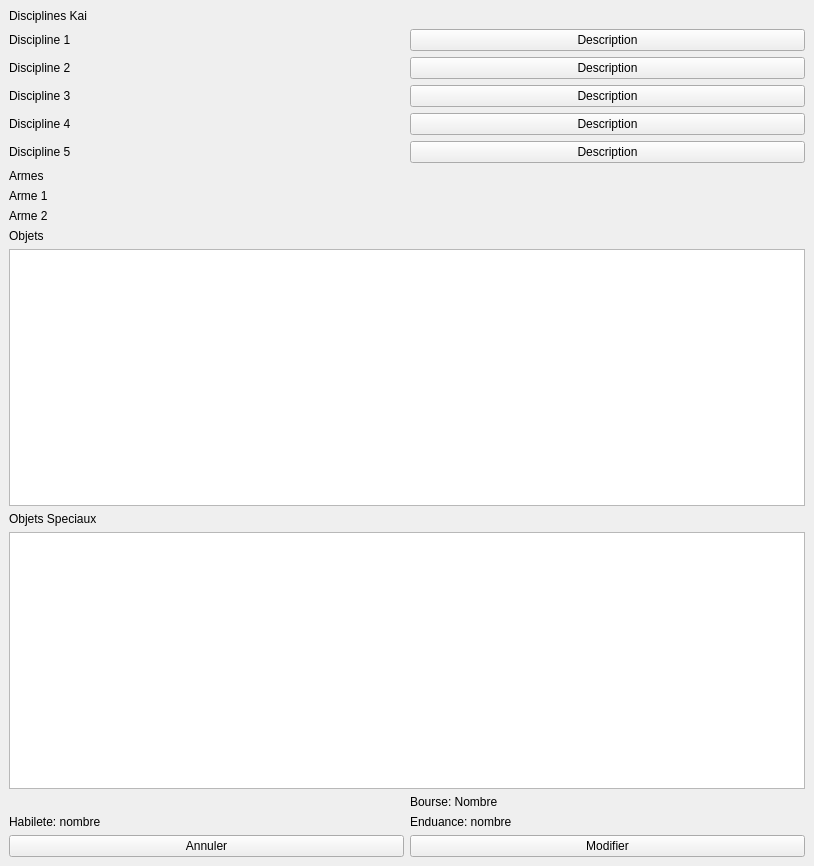
<?xml version="1.0" encoding="UTF-8"?>
<ui version="4.0">
 <class>MainWindow</class>
 <widget class="QMainWindow" name="MainWindow">
  <property name="geometry">
   <rect>
    <x>0</x>
    <y>0</y>
    <width>814</width>
    <height>866</height>
   </rect>
  </property>
  <property name="windowTitle">
   <string>MainWindow</string>
  </property>
  <widget class="QWidget" name="centralwidget">
   <layout class="QGridLayout" name="gridLayout_2">
    <item row="4" column="0">
     <widget class="QLabel" name="label_4">
      <property name="text">
       <string>Discipline 4</string>
      </property>
     </widget>
    </item>
    <item row="3" column="0">
     <widget class="QLabel" name="label_3">
      <property name="text">
       <string>Discipline 3</string>
      </property>
     </widget>
    </item>
    <item row="14" column="0">
     <widget class="QLabel" name="label_11">
      <property name="text">
       <string>Habilete: nombre</string>
      </property>
     </widget>
    </item>
    <item row="2" column="1">
     <widget class="QPushButton" name="pushButton_2">
      <property name="text">
       <string>Description</string>
      </property>
     </widget>
    </item>
    <item row="2" column="0">
     <widget class="QLabel" name="label_2">
      <property name="text">
       <string>Discipline 2</string>
      </property>
     </widget>
    </item>
    <item row="1" column="0">
     <widget class="QLabel" name="label">
      <property name="text">
       <string>Discipline 1</string>
      </property>
     </widget>
    </item>
    <item row="15" column="0">
     <widget class="QPushButton" name="pushButton_6">
      <property name="text">
       <string>Annuler</string>
      </property>
     </widget>
    </item>
    <item row="7" column="0" colspan="2">
     <widget class="QLabel" name="label_8">
      <property name="text">
       <string>Arme 1</string>
      </property>
     </widget>
    </item>
    <item row="4" column="1">
     <widget class="QPushButton" name="pushButton_4">
      <property name="text">
       <string>Description</string>
      </property>
     </widget>
    </item>
    <item row="8" column="0">
     <widget class="QLabel" name="label_9">
      <property name="text">
       <string>Arme 2</string>
      </property>
     </widget>
    </item>
    <item row="14" column="1">
     <widget class="QLabel" name="label_12">
      <property name="text">
       <string>Enduance: nombre</string>
      </property>
     </widget>
    </item>
    <item row="15" column="1">
     <widget class="QPushButton" name="pushButton_7">
      <property name="text">
       <string>Modifier</string>
      </property>
     </widget>
    </item>
    <item row="11" column="0">
     <widget class="QLabel" name="label_20">
      <property name="text">
       <string>Objets Speciaux</string>
      </property>
     </widget>
    </item>
    <item row="1" column="1">
     <widget class="QPushButton" name="pushButton">
      <property name="text">
       <string>Description</string>
      </property>
     </widget>
    </item>
    <item row="5" column="1">
     <widget class="QPushButton" name="pushButton_5">
      <property name="text">
       <string>Description</string>
      </property>
     </widget>
    </item>
    <item row="3" column="1">
     <widget class="QPushButton" name="pushButton_3">
      <property name="text">
       <string>Description</string>
      </property>
     </widget>
    </item>
    <item row="13" column="1">
     <widget class="QLabel" name="label_18">
      <property name="text">
       <string>Bourse: Nombre</string>
      </property>
     </widget>
    </item>
    <item row="9" column="0">
     <widget class="QLabel" name="label_10">
      <property name="text">
       <string>Objets</string>
      </property>
     </widget>
    </item>
    <item row="5" column="0">
     <widget class="QLabel" name="label_5">
      <property name="text">
       <string>Discipline 5</string>
      </property>
     </widget>
    </item>
    <item row="0" column="0" colspan="2">
     <widget class="QLabel" name="label_6">
      <property name="text">
       <string>Disciplines Kai</string>
      </property>
     </widget>
    </item>
    <item row="6" column="0" colspan="2">
     <widget class="QLabel" name="label_7">
      <property name="text">
       <string>Armes</string>
      </property>
     </widget>
    </item>
    <item row="12" column="0" colspan="2">
     <widget class="QPlainTextEdit" name="plainTextEdit_2"/>
    </item>
    <item row="10" column="0" colspan="2">
     <widget class="QPlainTextEdit" name="plainTextEdit"/>
    </item>
   </layout>
  </widget>
 </widget>
 <resources/>
 <connections/>
</ui>
